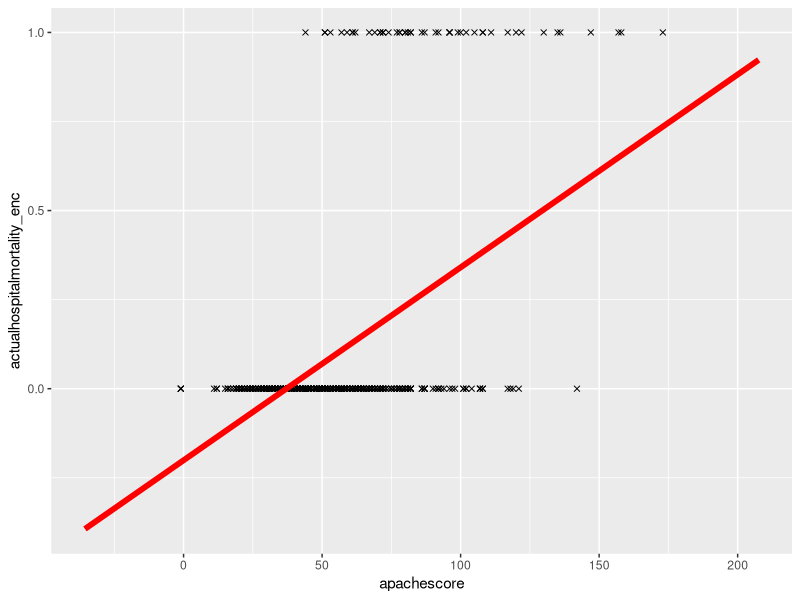
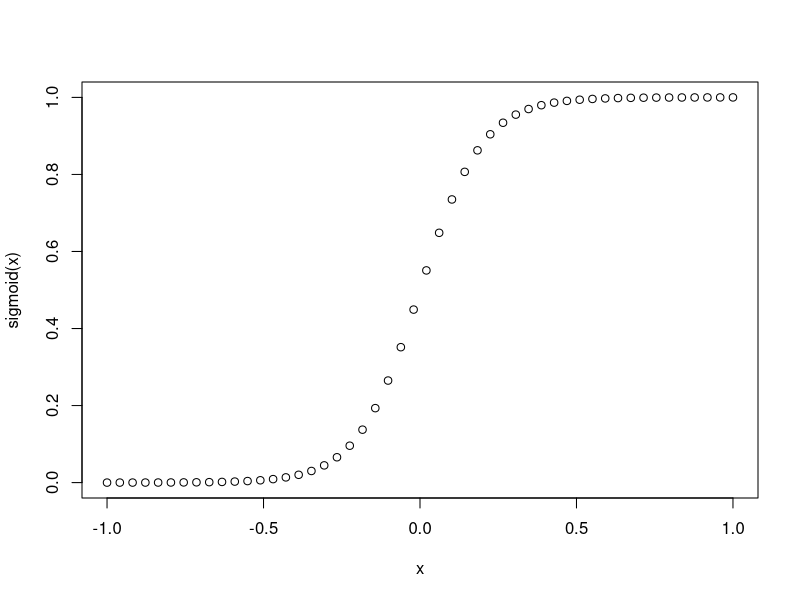

R code for these plots, in order:
## ---- chunk 1
library(dplyr)
library(ggplot2)

# Load the data
cohort <- read.csv("../data/eicu_cohort.csv")

# Rename columns
names(cohort) <- sub("unabridgedhosplos", "length of stay", names(cohort))
names(cohort) <- sub("meanbp", "mean blood pressure", names(cohort))
names(cohort) <- sub("wbc", "white cell count", names(cohort))

# Convert to a categorical type
cohort$actualhospitalmortality <- factor(cohort$actualhospitalmortality, levels = c("ALIVE", "EXPIRED"))
cohort$actualhospitalmortality_enc <- as.integer(cohort$actualhospitalmortality) - 1
cohort$gender <- as.integer(as.factor(cohort$gender))

# Use a single feature (apache score)
X <- cohort$apachescore
y <- cohort$actualhospitalmortality_enc

# Fit the model to our data
reg <- lm(actualhospitalmortality_enc ~ apachescore, data = cohort)

# Get the y values
buffer <- 0.2 * max(cohort$apachescore)
X_fit <- seq(min(cohort$apachescore) - buffer, max(cohort$apachescore) + buffer, length.out = 50)
y_fit <- predict(reg, newdata = data.frame(apachescore = X_fit))

# Plot
ggplot(data = cohort, aes(x = apachescore, y = actualhospitalmortality_enc)) +
  geom_point(color = "black", shape = 4) +
  geom_line(data = data.frame(X = X_fit, y = y_fit), aes(x = X, y = y), color = "red", size = 2)
## ---- chunk 2
# Define the sigmoid function
sigmoid <- function(x, k = 0.1) {
  s <- 1 / (1 + exp(-x / k))
  return(s)
}

# Set range of values for x
x <- seq(-1, 1, length.out = 50)

# Plot sigmoid function
plot(x, sigmoid(x))
## ---- chunk 3
# Predict outcome and class probabilities
apachescore <- matrix(90, nrow = 1, ncol = 1)
outcome <- predict(reg, newdata = data.frame(apachescore = apachescore))
probs <- predict(reg, newdata = data.frame(apachescore = apachescore), type = "response")

cat(paste("For x =", apachescore[1, 1], ", we predict an outcome of", outcome[1], ".\n"))
cat(paste("Class probabilities (0, 1):", round(probs[1], 2), round(1-probs[1], 2), "."))
